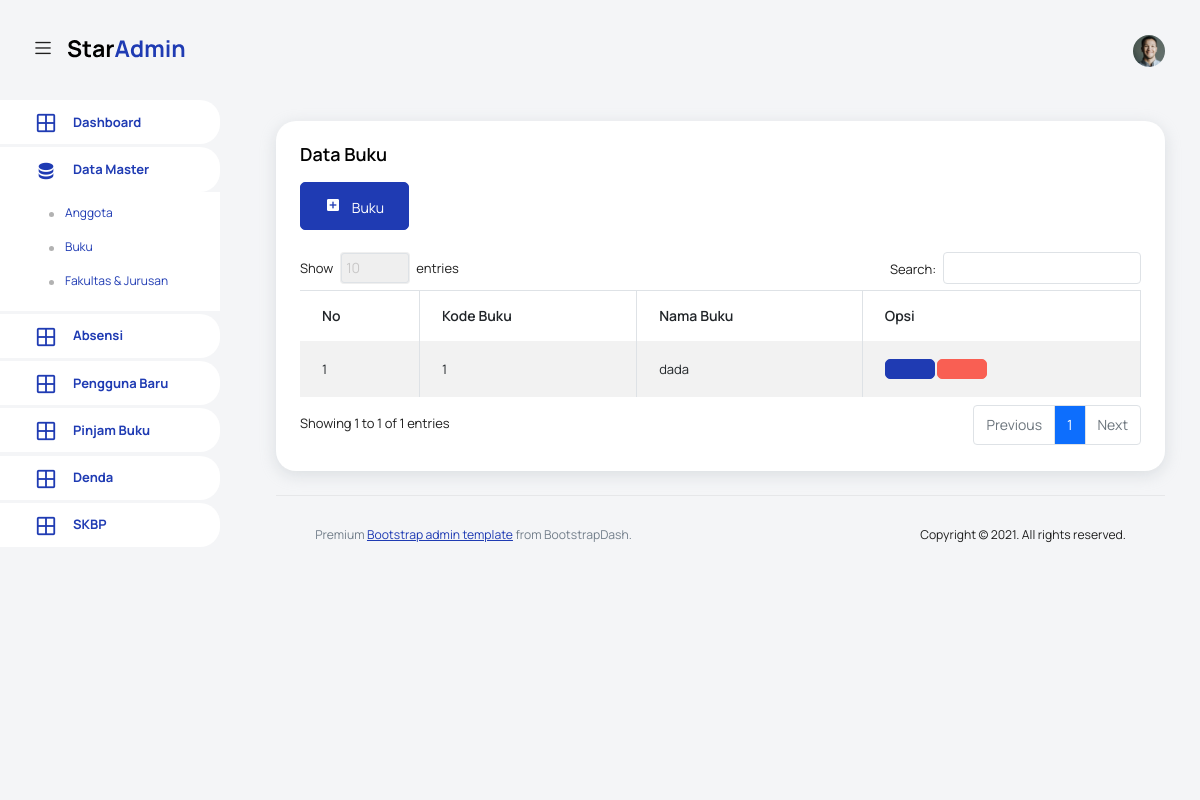
The page /pages/buku/index.php on the database as committed earlier.
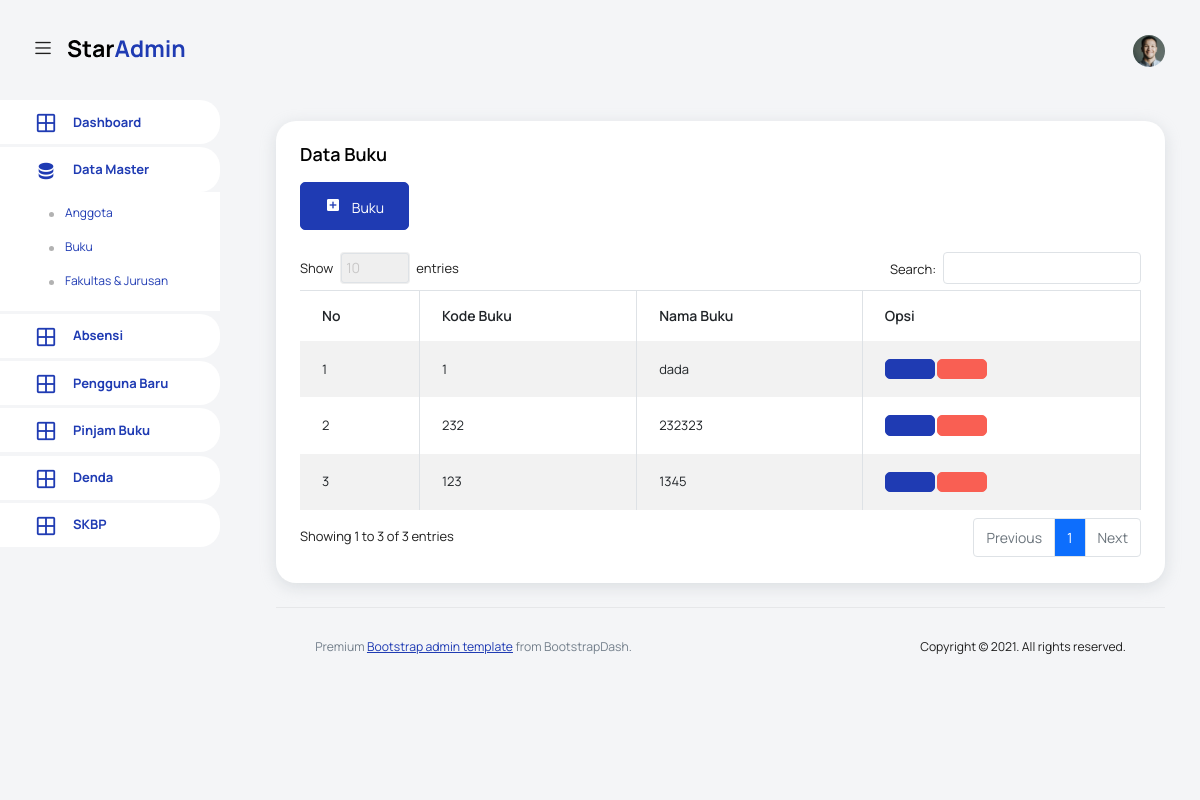
The same page on the database as committed later.
### tables this page shows
CREATE TABLE `buku` (
  `id` int(11) NOT NULL,
  `code` varchar(12) NOT NULL,
  `jdl_buku` varchar(80) NOT NULL,
  `status` varchar(4) NOT NULL,
  `img_bk` varchar(40) DEFAULT NULL,
  `created` timestamp NOT NULL DEFAULT current_timestamp() ON UPDATE current_timestamp()
);

### config/function-buku.php (the view, shortened to what this page needs)
<?php
function list_buku(){
    include 'koneksi.php';
    $sql = "SELECT * FROM `buku`";
    $result = $conn->query($sql);
    $i = 0;
    while ($row = $result->fetch_assoc()) {
        $i++;
        echo "<tr>
            <td>" . $i . "</td>
            <td>" . $row['code'] . "</td>
            <td>" . $row['jdl_buku'] . "</td>
            <td>
                <button type='button' class='btn btn-primary btn-icon-text'onClick='editBuku" . $row['id'] . "()'><i class='ti-pencil'></i></button>
                <div class='modal fade' id='editBuku" . $row['id'] . "' tabindex='-1' role='dialog' aria-labelledby='editBukuLabel' aria-hidden='true'>
                                    <input type='hidden' id='idEdit' name='idEdit' value='". $row['id']."'>
                                        <input class='form-control' type='number' value='". $row['code']."' name='kodeEdit' id='kodeEdit'>
                                        <input class='form-control' type='text' value='" . $row['jdl_buku'] . "' name='namaEdit' id='namaEdit'>
                </div>
                    function editBuku" . $row['id'] . "(){
                        $('#editBuku" . $row['id'] . "').modal('show');
                <a href='index.php?hapus=".$row['id']."' type='submit' class='btn btn-danger btn-icon-text hapus_buku'><i class='ti-trash'></i></a>
            </td>
        </tr>";
    }
}
?>

### template/header.php (shortened to what this page needs)
<!DOCTYPE html>
<html lang="en">
<head>
  <link rel="stylesheet" href="../../vendors/feather/feather.css">
  <link rel="stylesheet" href="../../vendors/mdi/css/materialdesignicons.min.css">
  <link rel="stylesheet" href="../../vendors/ti-icons/css/themify-icons.css">
  <link rel="stylesheet" href="../../vendors/typicons/typicons.css">
  <link rel="stylesheet" href="../../vendors/simple-line-icons/css/simple-line-icons.css">
  <link rel="stylesheet" href="../../vendors/css/vendor.bundle.base.css">
  <link rel="stylesheet" href="../../vendors/datatables.net-bs4/dataTables.bootstrap4.css">
  <link rel="stylesheet" href="../../js/select.dataTables.min.css">
  <link rel="stylesheet" href="../../css/vertical-layout-light/style.css">
  <link href="https://cdn.jsdelivr.net/npm/select2@4.1.0-rc.0/dist/css/select2.min.css" rel="stylesheet" />
</head>
<body>
    <nav class="navbar default-layout col-lg-12 col-12 p-0 fixed-top d-flex align-items-top flex-row">
      <div class="text-center navbar-brand-wrapper d-flex align-items-center justify-content-start">
        <div class="me-3">
          <button class="navbar-toggler navbar-toggler align-self-center" type="button" data-bs-toggle="minimize">
            <span class="icon-menu"></span>
          </button>
        </div>
        <div>
          <a class="navbar-brand brand-logo" href="../dashboard/index.php">
            <img src="../../images/logo.svg" alt="logo" />
          </a>
        </div>
      </div>
      <div class="navbar-menu-wrapper d-flex align-items-top">
        <ul class="navbar-nav ms-auto">
          <li class="nav-item dropdown d-none d-lg-block user-dropdown">
            <a class="nav-link" id="UserDropdown" href="#" data-bs-toggle="dropdown" aria-expanded="false">
              <img class="img-xs rounded-circle" src="../../images/faces/face8.jpg" alt="Profile image"> </a>
          </li>
        </ul>
      </div>
    </nav>
    <div class="container-fluid page-body-wrapper">

### template/sidebar.php (shortened to what this page needs)
<nav class="sidebar sidebar-offcanvas" id="sidebar">
  <ul class="nav">
    <li class="nav-item">
      <a class="nav-link" href="../dashboard/index.php">
        <i class="mdi mdi-grid-large menu-icon"></i>
        <span class="menu-title">Dashboard</span>
      </a>
    </li>
    <li class="nav-item">
      <a class="nav-link" data-bs-toggle="collapse" href="#data-master" aria-expanded="false" aria-controls="data-master">
        <i class="menu-icon mdi mdi-database"></i>
        <span class="menu-title">Data Master</span>
      </a>
      <div class="collapse" id="data-master">
        <ul class="nav flex-column sub-menu">
          <li class="nav-item"> <a class="nav-link" href="../anggota/index.php">Anggota</a></li>
          <li class="nav-item"> <a class="nav-link" href="../buku/index.php">Buku</a></li>
          <li class="nav-item"> <a class="nav-link" href="../fakultas/index.php">Fakultas & Jurusan</a></li>
        </ul>
      </div>
    </li>
    <li class="nav-item">
      <a class="nav-link" href="../absensi/index.php">
        <i class="mdi mdi-grid-large menu-icon"></i>
        <span class="menu-title">Absensi</span>
      </a>
    </li>
    <li class="nav-item">
      <a class="nav-link" href="../pengguna_baru/index.php">
        <i class="mdi mdi-grid-large menu-icon"></i>
        <span class="menu-title">Pengguna Baru</span>
      </a>
    </li>
    <li class="nav-item">
      <a class="nav-link" href="../pinjam/index.php">
        <i class="mdi mdi-grid-large menu-icon"></i>
        <span class="menu-title">Pinjam Buku</span>
      </a>
    </li>
    <li class="nav-item">
      <a class="nav-link" href="../denda/index.php">
        <i class="mdi mdi-grid-large menu-icon"></i>
        <span class="menu-title">Denda</span>
      </a>
    </li>
    <li class="nav-item">
      <a class="nav-link" href="../skbp/index.php">
        <i class="mdi mdi-grid-large menu-icon"></i>
        <span class="menu-title">SKBP</span>
      </a>
    </li>
  </ul>
</nav>

### pages/buku/index.php (shortened to what this page needs)
<?php
include '../../template/header.php';
include '../../template/sidebar.php';
include '../../config/function-buku.php';
?>
<div class="main-panel">
  <div class="content-wrapper">
    <div class="row">
      <div class="col-sm-12 grid-margin stretch-card">
        <div class="card">
          <div class="card-body">
            <h4 class="card-title">Data Buku</h4>
            <a href="javascript:void(0)" class="btn btn-primary btn-icon-text btn-md mt-0" onClick="addBuku()">
            <i class="mdi mdi-plus-box btn-icon-prepend"></i> Buku </a>
            <br>
            <br>
            <div class="table-responsive">
              <table class="table table-striped table-bordered" id="example">
                <thead>
                  <tr>
                    <th>No</th>
                    <th>Kode Buku</th>
                    <th>Nama Buku</th>
                    <th>Opsi</th>
                  </tr>
                </thead>
                <tbody>
                <?php list_buku(); ?>
                </tbody>
              </table>
            </div>
          </div>
        </div>
      </div>
    </div>
<?php
include '../../template/footer.php';
?>

### template/footer.php (shortened to what this page needs)
        <footer class="footer">
          <div class="d-sm-flex justify-content-center justify-content-sm-between">
            <span class="text-muted text-center text-sm-left d-block d-sm-inline-block">Premium <a href="https://www.bootstrapdash.com/" target="_blank">Bootstrap admin template</a> from BootstrapDash.</span>
            <span class="float-none float-sm-right d-block mt-1 mt-sm-0 text-center">Copyright © 2021. All rights reserved.</span>
          </div>
        </footer>
      </div>
    </div>
  </div>
</body>

Rows that differ between the two databases and show on the page:
added buku: code "232", jdl_buku "232323"
added buku: code "123", jdl_buku "1345"
Other text that changed with them:
text written by a page script: "Show entries Search: Showing 1 to 1 of 1 entries Previous 1 Next" → "Show entries Search: Showing 1 to 3 of 3 entries Previous 1 Next"
